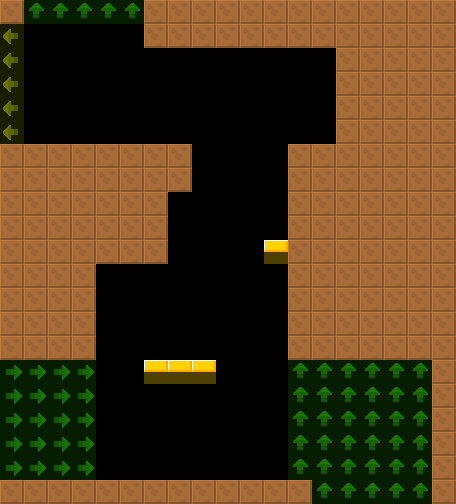

A 2D game scene composited from a Tiled map and its tileset images. What follows is a short description and the map's XML, with each tile layer's data collapsed to a summary:
An orthogonal 19x21 tile map with 24x24 px tiles, 2 tile layers (col, lnk), 2 tilesets and 5 objects (5x Spikes).

<map version="1.4" tiledversion="1.4.2" orientation="orthogonal" renderorder="right-down" width="19" height="21" tilewidth="24" tileheight="24" infinite="0" nextlayerid="4" nextobjectid="8">
 <tileset firstgid="6" source="../../lnk.tsx" />
 <tileset firstgid="1" source="../../col.tsx" />
 <layer id="1" name="col" width="19" height="21">
  <data>[399 cells, 186 non-empty, 2 distinct tile ids]</data>
 </layer>
 <layer id="2" name="lnk" width="19" height="21" opacity="0.5">
  <data>[399 cells, 65 non-empty, 3 distinct tile ids]</data>
 </layer>
 <objectgroup id="3" name="markers" opacity="0.5">
  <object id="1" name="Spikes" type="Spikes" x="240" y="48" width="96" height="24">
   <properties>
    <property name="yr" value="0" />
    <property name="xr" value="0" />
   </properties>
  </object>
  <object id="2" name="Spikes" type="Spikes" x="168" y="192" width="24" height="72">
   <properties>
    <property name="yr" value="0" />
    <property name="xr" value="0" />
   </properties>
  </object>
  <object id="3" name="Spikes" type="Spikes" x="96" y="288" width="24" height="72">
   <properties>
    <property name="yr" value="0" />
    <property name="xr" value="0" />
   </properties>
  </object>
  <object id="4" name="Spikes" type="Spikes" x="264" y="312" width="24" height="48">
   <properties>
    <property name="yr" value="0" />
    <property name="xr" value="0" />
   </properties>
  </object>
  <object id="5" name="Spikes" type="Spikes" x="168" y="456" width="72" height="24">
   <properties>
    <property name="yr" value="0" />
    <property name="xr" value="0" />
   </properties>
  </object>
 </objectgroup>
</map>
